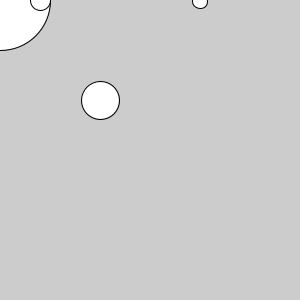
Frame 1 (no input)
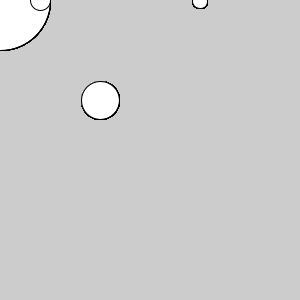
Frame 60 (the mouse pressed at the canvas centre just before this capture)
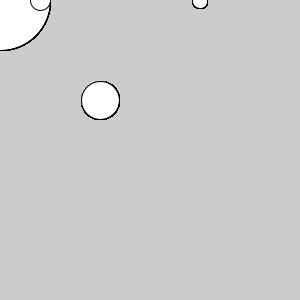
Frame 120 (the mouse held since frame 60 and released just before this capture)

The Processing sketch that drew these frames (run headless with seeded random() and noise(); from frame 60 on, the mouse is pressed at the canvas centre):

// Processing sketch: funcion_Dibujar
// ── funcion_Dibujar.pde
/*
las funciones pueden ser para cualquier cosa,
en este caso la función dibujar() que creamos nosotros
va a simplemente dibujar algo, una elipse en este caso
Noten que esta función recibe 3 parámetros,
que vamos a usar para dar posicion y escala a la elipse
*/

void setup(){
  size(300,300);
}

void draw(){
  //La vamos a llamar 4 veces
  //Cada vez que la llamamos le damos los números que necesita
  dibujar(200,1,15);
  dibujar(0,0,100);
  dibujar(40,0,20);
  dibujar(100,100,38);
}

void dibujar(float x, float y, float s){
  ellipse(x,y,s,s);
}
